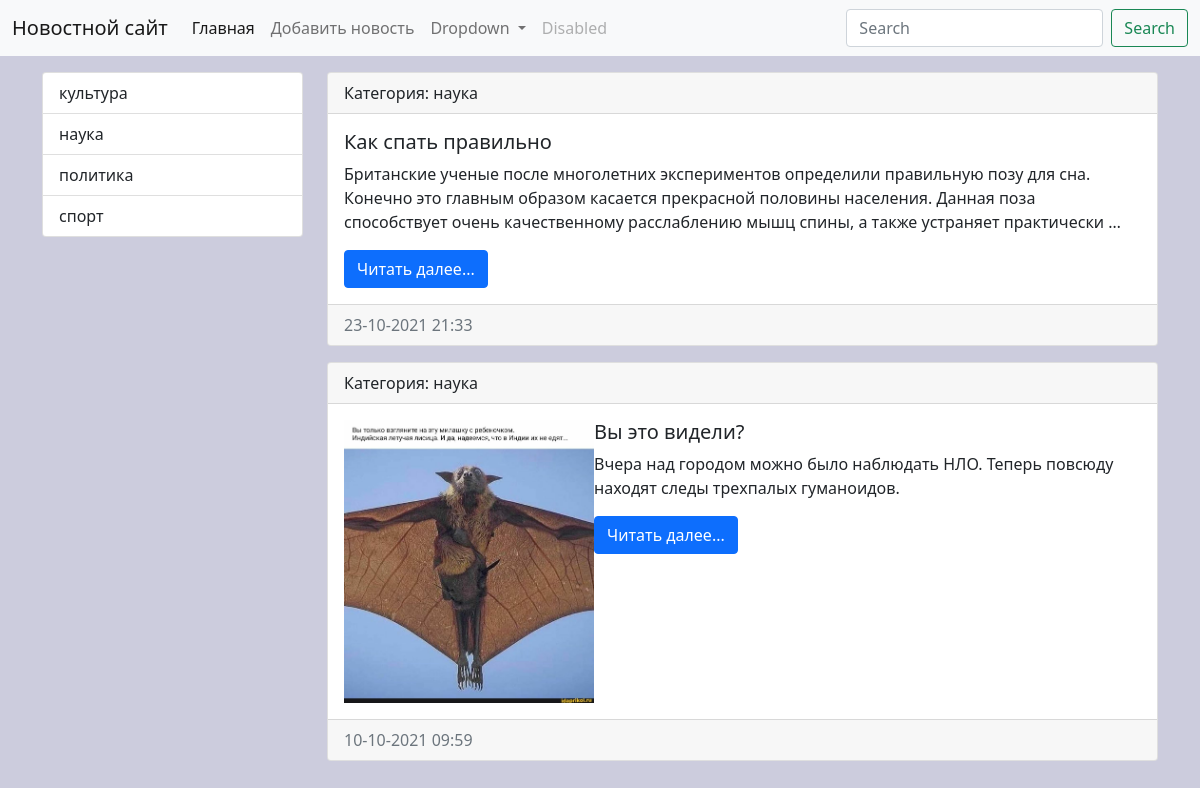
Before: /category/4/ with the older database file.
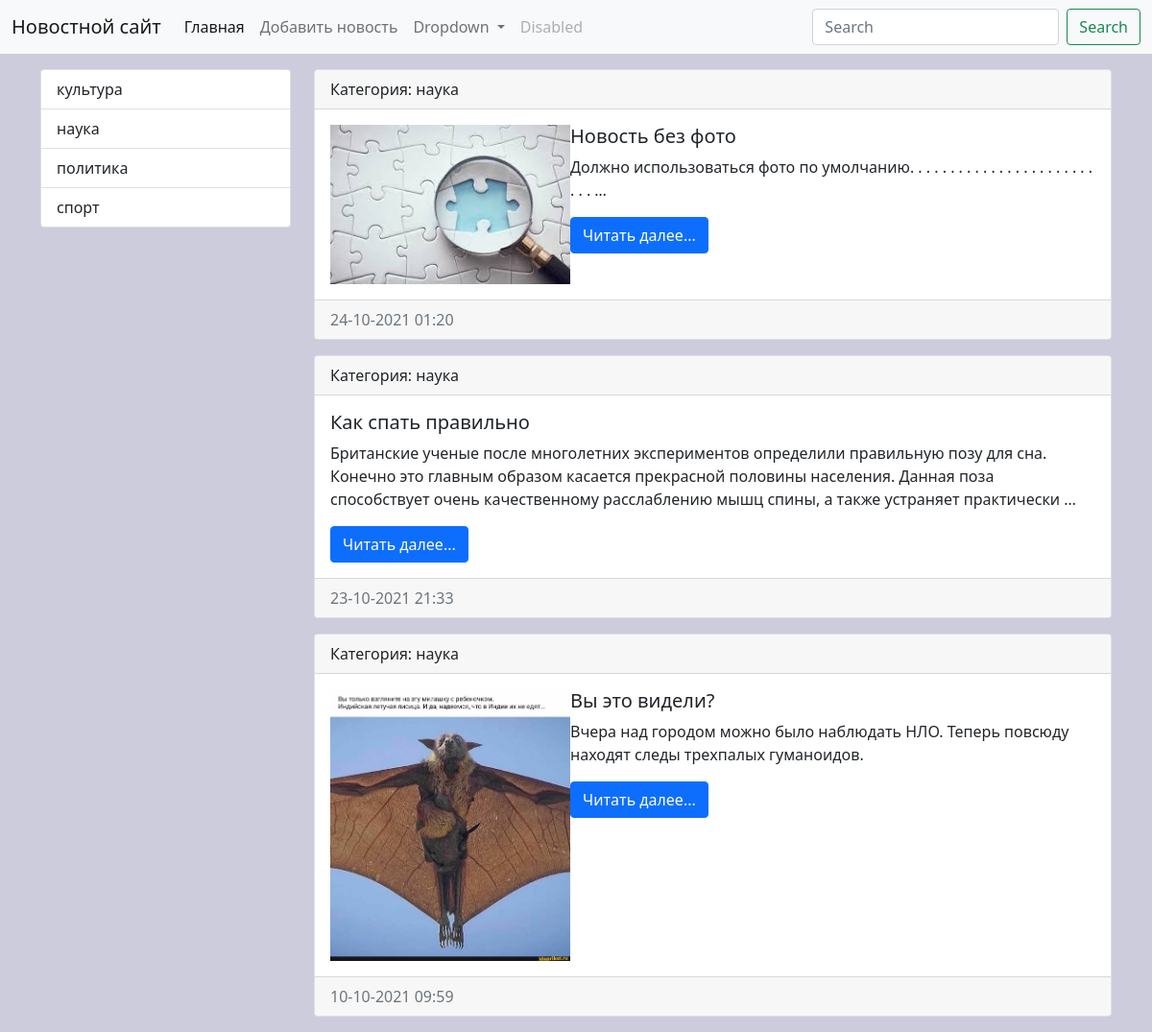
After: the same page with the newer database file.
### news/models.py (models this page shows, shortened)
class Category(models.Model):
    title = models.CharField(max_length=150, db_index=True,verbose_name='Наименование категории')
    def get_absolute_url(self):
        return reverse('category', kwargs={'category_id': self.pk})
    class Meta:
        verbose_name = 'категория'
        verbose_name_plural = 'категории'
        ordering = ['title']

class News(models.Model):
    title = models.CharField('Заголовок', max_length=150)
    content = models.TextField('контент', blank=True)
    created_at = models.DateTimeField('Создана', auto_now_add=True)
    updated_at = models.DateTimeField('отредактирована', auto_now=True)
    photo = models.ImageField('фото', upload_to='photos/%Y/%m/%d', blank=True)
    is_published = models.BooleanField('опубликована', default=True)
    category = models.ForeignKey('Category', on_delete=models.PROTECT, null=True, verbose_name='Категория')
    def get_absolute_url(self):
        return reverse('view_news', kwargs={'news_id': self.pk})
    class Meta:
        verbose_name = "Новость"
        verbose_name_plural = "Новости"
        ordering = ['-created_at']

### news/views.py (the view)
# urls.py: path('category/<int:category_id>/', get_category, name='category'),
def get_category(request, category_id):
    news = News.objects.filter(category_id=category_id)
    category = Category.objects.get(pk=category_id)
    return render(request, 'news/category.html', {'news': news, 'category': category})

### news/templatetags/news_tags.py (called while the page is built)
@register.inclusion_tag('news/list_categories.html')
def show_categories():
    categories = Category.objects.all()
    return {"categories": categories}

### news/templates/news/category.html (shortened to what this page needs)
{% extends 'base.html' %}
{% block sidebar %}
{% include 'inc/_sidebar.html' %}
{% endblock %}
{% block content %}
    {%  for item in news %}
    <div class="card mb-3">
      <div class="card-header">
        Категория: {{ item.category.title }}
      </div>
      <div class="card-body">
          <div class="media">
              {% if item.photo %}
              <img src="{{ item.photo.url }}" alt="" class="float-md-start" width="250">
              {% else %}
                  <img src={% static '/img/no_images.jpg' %} alt="" class="float-md-start mr-3" width="250">
              {% endif %}
              <div class="media-body">
                    <h5 class="card-title">{{ item.title }}</h5>
                    <p class="card-text">{{ item.content|truncatewords:30 }}</p>
                    <a href="{{ item.get_absolute_url }}" class="btn btn-primary">Читать далее...</a>
              </div>
          </div>
      </div>
      <div class="card-footer text-muted">
          {{ item.created_at|date:"d-m-Y H:i" }}
      </div>
    </div>
    {% endfor %}
{% endblock %}

### templates/base.html (shortened to what this page needs)
<!doctype html>
{% load static %}
<html lang="en">
<head>
    <link rel="stylesheet" href="{% static 'bootstrap/css/bootstrap.min.css' %}">
    <link rel="stylesheet" href="{% static 'css/style.css' %}">
</head>
<body>
{% include 'inc/_nav.html' %}
<div class="container mt-3">
        <div class="row">
            <div class="col-md-3">
                {% block sidebar %} SIDEBAR {% endblock%}
            </div>
            <div class="col-md-9">
                {% block content %} CONTENT {% endblock%}
            </div>
        </div>
    </div>
</body>
</html>

### templates/inc/_nav.html (shortened to what this page needs)
    <nav class="navbar navbar-expand-lg navbar-light bg-light">
      <div class="container-fluid">
        <a class="navbar-brand" href="{% url 'home' %}">Новостной сайт</a>
        <div class="collapse navbar-collapse" id="navbarSupportedContent">
          <ul class="navbar-nav me-auto mb-2 mb-lg-0">
            <li class="nav-item">
              <a class="nav-link active" aria-current="page" href="{% url 'home' %}">Главная</a>
            </li>
            <li class="nav-item">
              <a class="nav-link" href="{% url 'add_news' %}">Добавить новость</a>
            </li>
            <li class="nav-item dropdown">
              <a class="nav-link dropdown-toggle" href="#" id="navbarDropdown" role="button" data-bs-toggle="dropdown" aria-expanded="false">
                Dropdown
              </a>
            </li>
            <li class="nav-item">
              <a class="nav-link disabled" href="#" tabindex="-1" aria-disabled="true">Disabled</a>
            </li>
          </ul>
          <form class="d-flex">
            <input class="form-control me-2" type="search" placeholder="Search" aria-label="Search">
            <button class="btn btn-outline-success" type="submit">Search</button>
          </form>
        </div>
      </div>
    </nav>

### templates/inc/_sidebar.html
{% load news_tags %}
{% show_categories %}

### news/templates/news/list_categories.html
<div class="list-group">
    {% for item in categories %}
    <a href="{{ item.get_absolute_url }}" class="list-group-item list-group-item-action"> {{ item.title }} </a>
    {% endfor %}
</div>

### mysite/static/css/style.css (style rules this page uses)
body { background-color: #ccd; }

Changed rows visible on the page:
added News: category "наука", title "Новость без фото", content "Должно использоваться фото по умолчанию. . . . . . . . . . . . . . . . . . . . . . . . . . …", created_at "24-10-2021 01:20"
